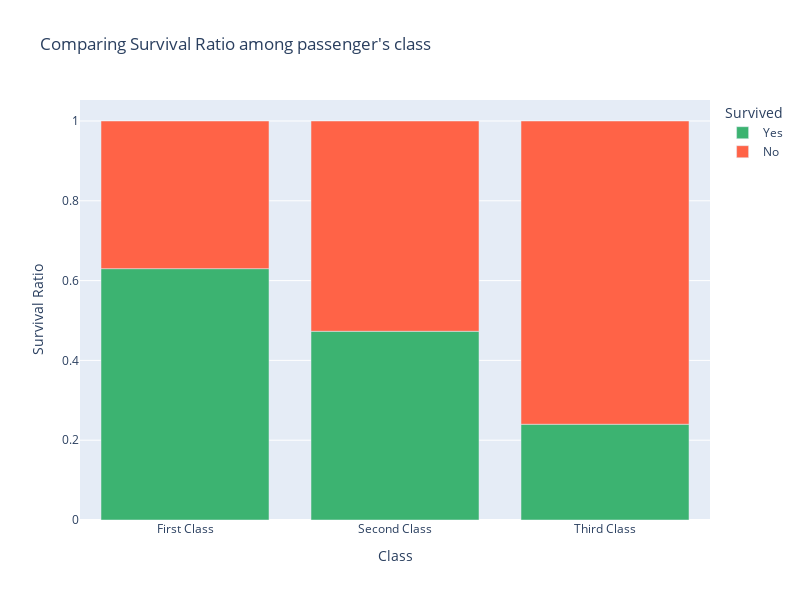

Notebook code for this chart:
### Code cell
fig = px.bar(df, x='Class', y='perc', color='Survived',
             color_discrete_sequence=["mediumseagreen", "tomato"],
             labels={'perc':'Survival Ratio'},
             title="Comparing Survival Ratio among passenger's class")

fig.update_layout(width=800, height=600)
fig.show()

fig.write_html("class_survival.html")

### Figure 1 — Plotly figure (JSON) as saved in the notebook; plotly's stock layout.template omitted (floating-point values rounded to 4 significant figures)
{"data": [{"alignmentgroup": "True", "hovertemplate": "Survived=Yes<br>Class=%{x}<br>Survival Ratio=%{y}<extra></extra>", "legendgroup": "Yes", "marker": {"color": "mediumseagreen", "pattern": {"shape": ""}}, "name": "Yes", "offsetgroup": "Yes", "orientation": "v", "showlegend": true, "textposition": "auto", "type": "bar", "x": ["First Class", "Second Class", "Third Class"], "xaxis": "x", "y": [0.63, 0.473, 0.24], "yaxis": "y"}, {"alignmentgroup": "True", "hovertemplate": "Survived=No<br>Class=%{x}<br>Survival Ratio=%{y}<extra></extra>", "legendgroup": "No", "marker": {"color": "tomato", "pattern": {"shape": ""}}, "name": "No", "offsetgroup": "No", "orientation": "v", "showlegend": true, "textposition": "auto", "type": "bar", "x": ["First Class", "Second Class", "Third Class"], "xaxis": "x", "y": [0.37, 0.527, 0.76], "yaxis": "y"}], "layout": {"barmode": "relative", "height": 600, "legend": {"title": {"text": "Survived"}, "tracegroupgap": 0}, "title": {"text": "Comparing Survival Ratio among passenger's class"}, "width": 800, "xaxis": {"anchor": "y", "domain": [0, 1], "title": {"text": "Class"}}, "yaxis": {"anchor": "x", "domain": [0, 1], "title": {"text": "Survival Ratio"}}}}
